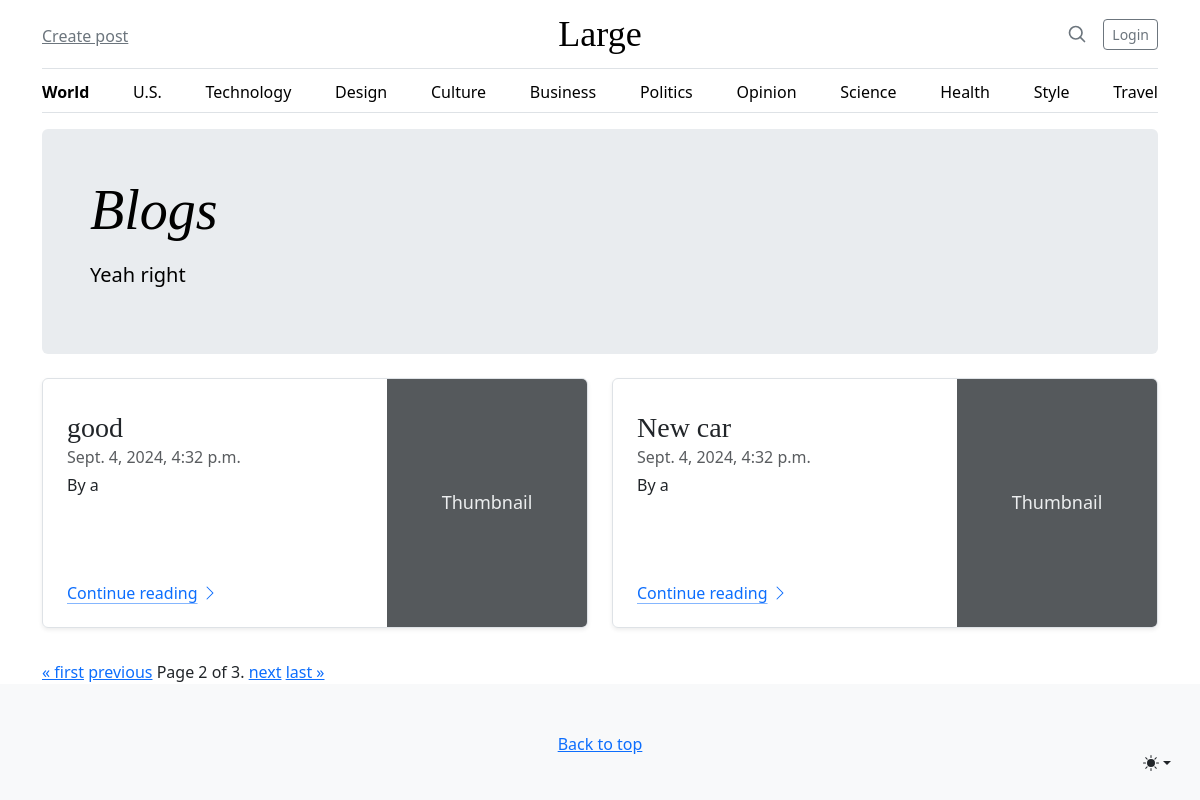
Screenshot of /blog/?page=2 with the database file from the repository.
### blog/models.py (models this page shows, shortened)
class Post(models.Model):
    title = models.CharField(max_length=200)
    content = models.TextField()
    author = models.ForeignKey(User, on_delete=models.CASCADE)
    created_at = models.DateTimeField(auto_now_add=True)
    updated_at = models.DateTimeField(auto_now=True)

### blog/views.py (the view)
# urls.py: path('', views.post_list, name='post_list'),
def post_list(request):
    post_list = Post.objects.all().order_by('-created_at')
    paginator = Paginator(post_list, 2)
    page_number = request.GET.get('page')
    page_obj = paginator.get_page(page_number)
    return render(request, 'blog/post_list.html', {'page_obj': page_obj})

### blog/templates/blog/post_list.html (shortened to what this page needs)
<!DOCTYPE html>
<html lang="en">
<head>
    <link rel="stylesheet" href="https://cdn.jsdelivr.net/npm/bootstrap@5.3.3/dist/css/bootstrap.min.css">
</head>
<body>
      <div class="dropdown position-fixed bottom-0 end-0 mb-3 me-3 bd-mode-toggle">
        <button class="btn btn-bd-primary py-2 dropdown-toggle d-flex align-items-center"
                id="bd-theme"
                type="button"
                aria-expanded="false"
                data-bs-toggle="dropdown"
                aria-label="Toggle theme (auto)">
          <svg class="bi my-1 theme-icon-active" width="1em" height="1em"><use href="#circle-half"></use></svg>
        </button>
      </div>
  <div class="container">
    <header class="border-bottom lh-1 py-3">
      <div class="row flex-nowrap justify-content-between align-items-center">
        <div class="col-4 pt-1">
          <a class="link-secondary" href="{% url 'post_create' %}">Create post</a>
        </div>
        <div class="col-4 text-center">
          <a class="blog-header-logo text-body-emphasis text-decoration-none" href="#">Large</a>
        </div>
        <div class="col-4 d-flex justify-content-end align-items-center">
            <a class="link-secondary" href="#" aria-label="Search">
                <svg xmlns="http://www.w3.org/2000/svg" width="20" height="20" fill="none" stroke="currentColor" stroke-linecap="round" stroke-linejoin="round" stroke-width="2" class="mx-3" role="img" viewBox="0 0 24 24"><title>Search</title>
                    <circle cx="10.5" cy="10.5" r="7.5"/>
                    <path d="M21 21l-5.2-5.2"/>
                </svg>
            </a>
            {% if user.is_authenticated %}
            <form method="post" action="{% url 'logout' %}">
                {% csrf_token %}
                <button type="submit" class="btn btn-sm btn-outline-secondary">Logout</button>
            </form>
            {% else %}
                <a class="btn btn-sm btn-outline-secondary" href="{% url 'login' %}">Login</a>
            {% endif %}
        </div>
      </div>
    </header>
    <div class="nav-scroller py-1 mb-3 border-bottom">
      <nav class="nav nav-underline justify-content-between">
        <a class="nav-item nav-link link-body-emphasis active" href="#">World</a>
        <a class="nav-item nav-link link-body-emphasis" href="#">U.S.</a>
        <a class="nav-item nav-link link-body-emphasis" href="#">Technology</a>
        <a class="nav-item nav-link link-body-emphasis" href="#">Design</a>
        <a class="nav-item nav-link link-body-emphasis" href="#">Culture</a>
        <a class="nav-item nav-link link-body-emphasis" href="#">Business</a>
        <a class="nav-item nav-link link-body-emphasis" href="#">Politics</a>
        <a class="nav-item nav-link link-body-emphasis" href="#">Opinion</a>
        <a class="nav-item nav-link link-body-emphasis" href="#">Science</a>
        <a class="nav-item nav-link link-body-emphasis" href="#">Health</a>
        <a class="nav-item nav-link link-body-emphasis" href="#">Style</a>
        <a class="nav-item nav-link link-body-emphasis" href="#">Travel</a>
      </nav>
    </div>
  </div>
<main class="container">
    <div class="p-4 p-md-5 mb-4 rounded text-body-emphasis bg-body-secondary">
      <div class="col-lg-6 px-0">
        <h1 class="display-4 fst-italic">Blogs</h1>
        <p class="lead my-3">Yeah right</p>
      </div>
    </div>
    <div class="row mb-2">
        {% for post in page_obj.object_list %}
            <div class="col-md-6">
                <div class="row g-0 border rounded overflow-hidden flex-md-row mb-4 shadow-sm h-md-250 position-relative">
                <div class="col p-4 d-flex flex-column position-static">
                    <h3 class="mb-0">{{ post.title }}</h3>
                    <div class="mb-1 text-body-secondary">{{ post.created_at }}</div>
                    <p class="card-text mb-auto">By {{ post.author }}</p>
                    <a href="{% url 'post_detail' post.pk %}" class="icon-link gap-1 icon-link-hover stretched-link">
                    Continue reading
                    <svg class="bi"><use xlink:href="#chevron-right"/></svg>
                    </a>
                </div>
                <div class="col-auto d-none d-lg-block">
                    <svg class="bd-placeholder-img" width="200" height="250" xmlns="http://www.w3.org/2000/svg" role="img" aria-label="Placeholder: Thumbnail" preserveAspectRatio="xMidYMid slice" focusable="false"><title>Placeholder</title><rect width="100%" height="100%" fill="#55595c"/><text x="50%" y="50%" fill="#eceeef" dy=".3em">Thumbnail</text></svg>
                </div>
                </div>
            </div>
        {% empty %}
            <li>No posts available.</li>
        {% endfor %}
    </div>
    <div class="pagination">
        <span class="step-links">
            {% if page_obj.has_previous %}
                <a href="?page=1">&laquo; first</a>
                <a href="?page={{ page_obj.previous_page_number }}">previous</a>
            {% endif %}
            <span class="current">
                Page {{ page_obj.number }} of {{ page_obj.paginator.num_pages }}.
            </span>
            {% if page_obj.has_next %}
                <a href="?page={{ page_obj.next_page_number }}">next</a>
                <a href="?page={{ page_obj.paginator.num_pages }}">last &raquo;</a>
            {% endif %}
        </span>
    </div>
  </main>
  <footer class="py-5 text-center text-body-secondary bg-body-tertiary">
    <p class="mb-0">
      <a href="#">Back to top</a>
    </p>
  </footer>
</body>
</html>

### blog/templates/blog/post_list.html (style rules this page uses)
.bd-placeholder-img { font-size: 1.125rem; text-anchor: middle; -webkit-user-select: none; -moz-user-select: none; user-select: none; }
.bi { vertical-align: -.125em; fill: currentColor; }
.nav-scroller { position: relative; z-index: 2; height: 2.75rem; overflow-y: hidden; }
.nav-scroller .nav { display: flex; flex-wrap: nowrap; padding-bottom: 1rem; margin-top: -1px; overflow-x: auto; text-align: center; white-space: nowrap; -webkit-overflow-scrolling: touch; }
.btn-bd-primary { --bd-violet-bg: #712cf9; --bd-violet-rgb: 112.520718, 44.062154, 249.437846; --bs-btn-font-weight: 600; --bs-btn-color: var(--bs-white); --bs-btn-bg: var(--bd-violet-bg); --bs-btn-border-color: var(--bd-violet-bg); --bs-btn-hover-color: var(--bs-white); --bs-btn-hover-bg: #6528e0; --bs-btn-hover-border-color: #6528e0; --bs-btn-focus-shadow-rgb: var(--bd-violet-rgb); --bs-btn-active-color: var(--bs-btn-hover-color); --bs-btn-active-bg: #5a23c8; --bs-btn-active-border-color: #5a23c8; }
.bd-mode-toggle { z-index: 1500; }
.blog-header-logo { font-family: "Playfair Display", Georgia, "Times New Roman", serif; font-size: 2.25rem; }
h1, h2, h3, h4, h5, h6 { font-family: "Playfair Display", Georgia, "Times New Roman", serif; }
@media (min-width: 768px) { .h-md-250 { height: 250px; } }

### rows the page displays
Post: title "good", created_at "Sept. 4, 2024, 4:32 p.m.", author "a"
Post: title "New car", created_at "Sept. 4, 2024, 4:32 p.m.", author "a"

### other values shown
{{ page_obj.number }} "2"
{{ page_obj.paginator.num_pages }} "3"
